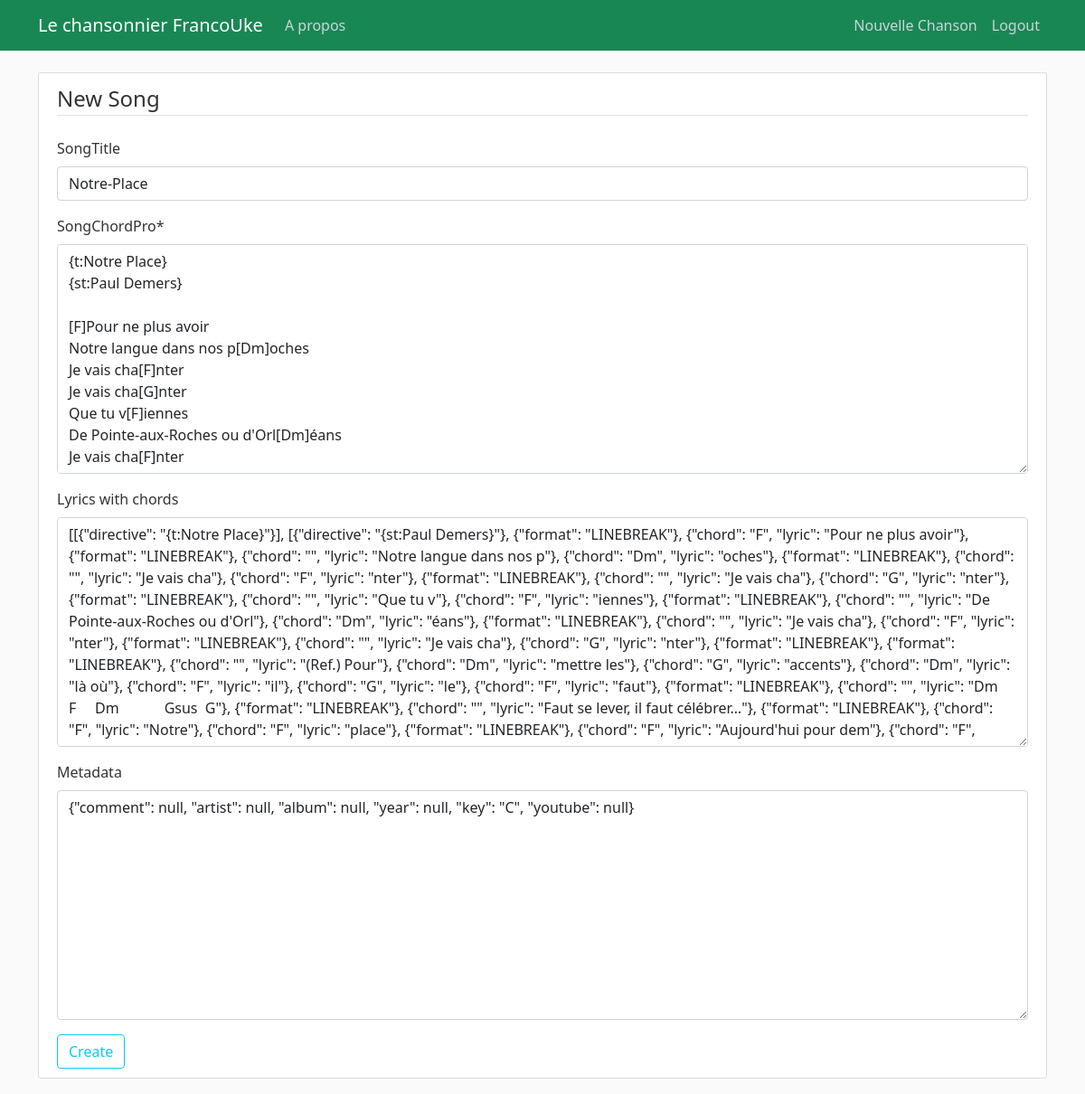
Before: /song/325/update/ (signed in) with the older database file.
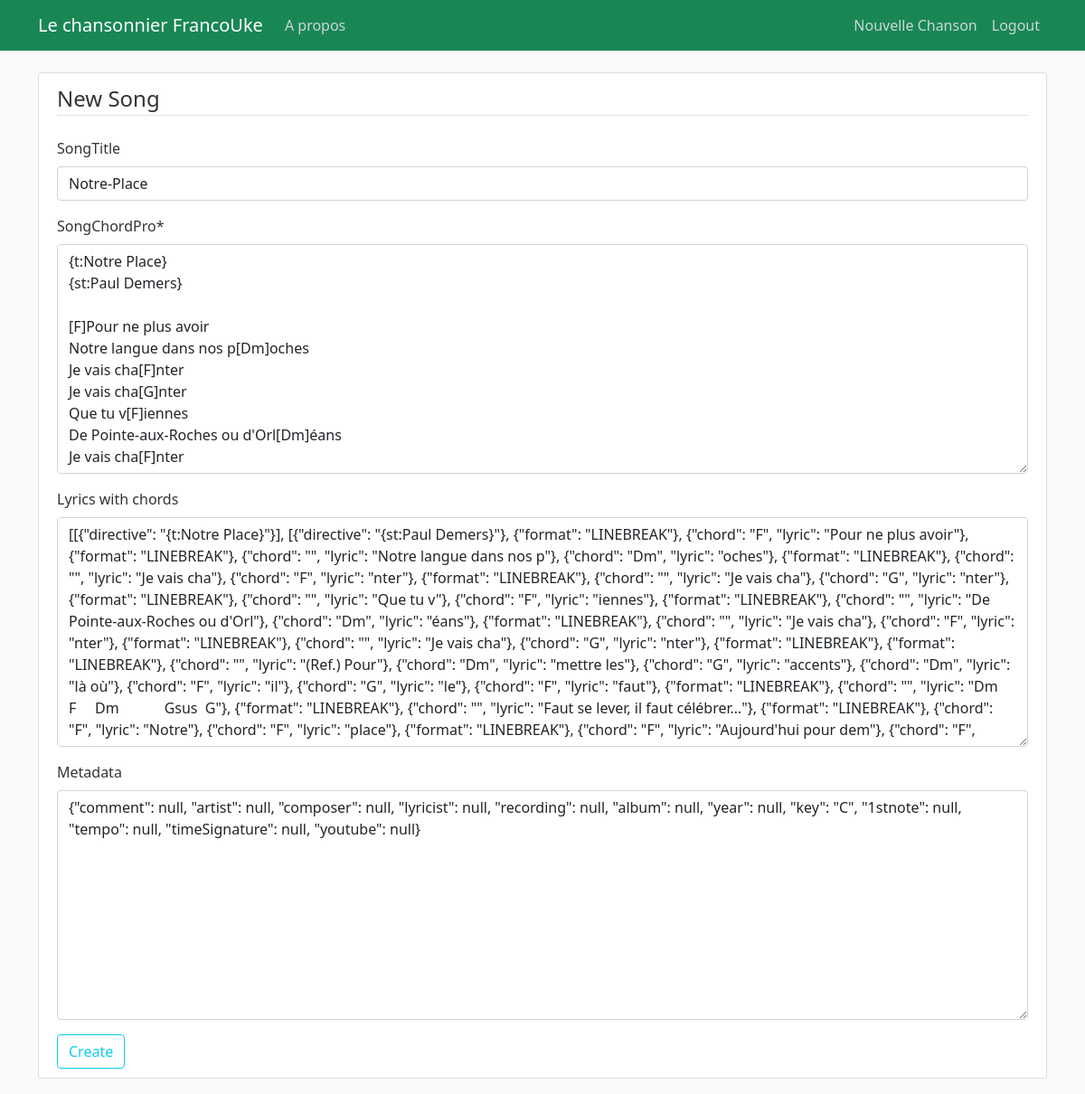
After: the same page with the newer database file.
### songbook/models.py (models this page shows, shortened)
class Song(models.Model):
    songTitle = models.CharField(max_length=100, blank=True, null=True)
    songChordPro = models.TextField()  # Original
    lyrics_with_chords = models.JSONField(null=True, blank=True)
    metadata = models.JSONField(blank=True, null=True)  # Stores metadata as JSON
    date_posted = models.DateField(default=timezone.now)
    contributor = models.ForeignKey(User, on_delete=models.CASCADE)
    tags = TaggableManager(blank=True)

### songbook/views.py (the view, shortened to what this page needs)
# urls.py: path('song/<int:pk>/update/', SongUpdateView.as_view(), name='song-update'),
class SongUpdateView(LoginRequiredMixin, UpdateView):
    model = Song
    fields = ['songTitle', 'songChordPro', 'lyrics_with_chords', 'metadata']
    success_url = reverse_lazy('songbook-home')  # Redirect after success
    def get_object(self, queryset=None):
        obj = super().get_object(queryset)
        if obj.contributor != self.request.user:
            raise PermissionDenied("You do not have permission to edit this song.")
        return obj

### songbook/templates/songbook/song_form.html (shortened to what this page needs)
{% extends "songbook/base.html" %}
{% load crispy_forms_tags %}
{% block content %}
    <div class="content-section">
        <form method="POST">
            <fieldset class="form-group">
                <legend class="border-bottom mb-4">New Song</legend>
                {{ form|crispy }}
            </fieldset>
            <div class="form-group">
                <button class="btn btn-outline-info" type="submit">Create</button>
            </div>
        </form>
    </div>
{% endblock content %}

Changed rows visible on the page:
changed Song "Notre-Place": metadata "{\"comment\": null, \"artist\": null, \"album\": null, \"year\": null, \"key\": \"C\", \"youtube\": null}" → "{\"comment\": null, \"artist\": null, \"composer\": null, \"lyricist\": null, \"recording\": null, \"album\": null, \"year\": null, \"key\": \"C\", \"1stnote\": null, \"tempo\": null, \"timeSignature\": null, \"youtube\": null}"
